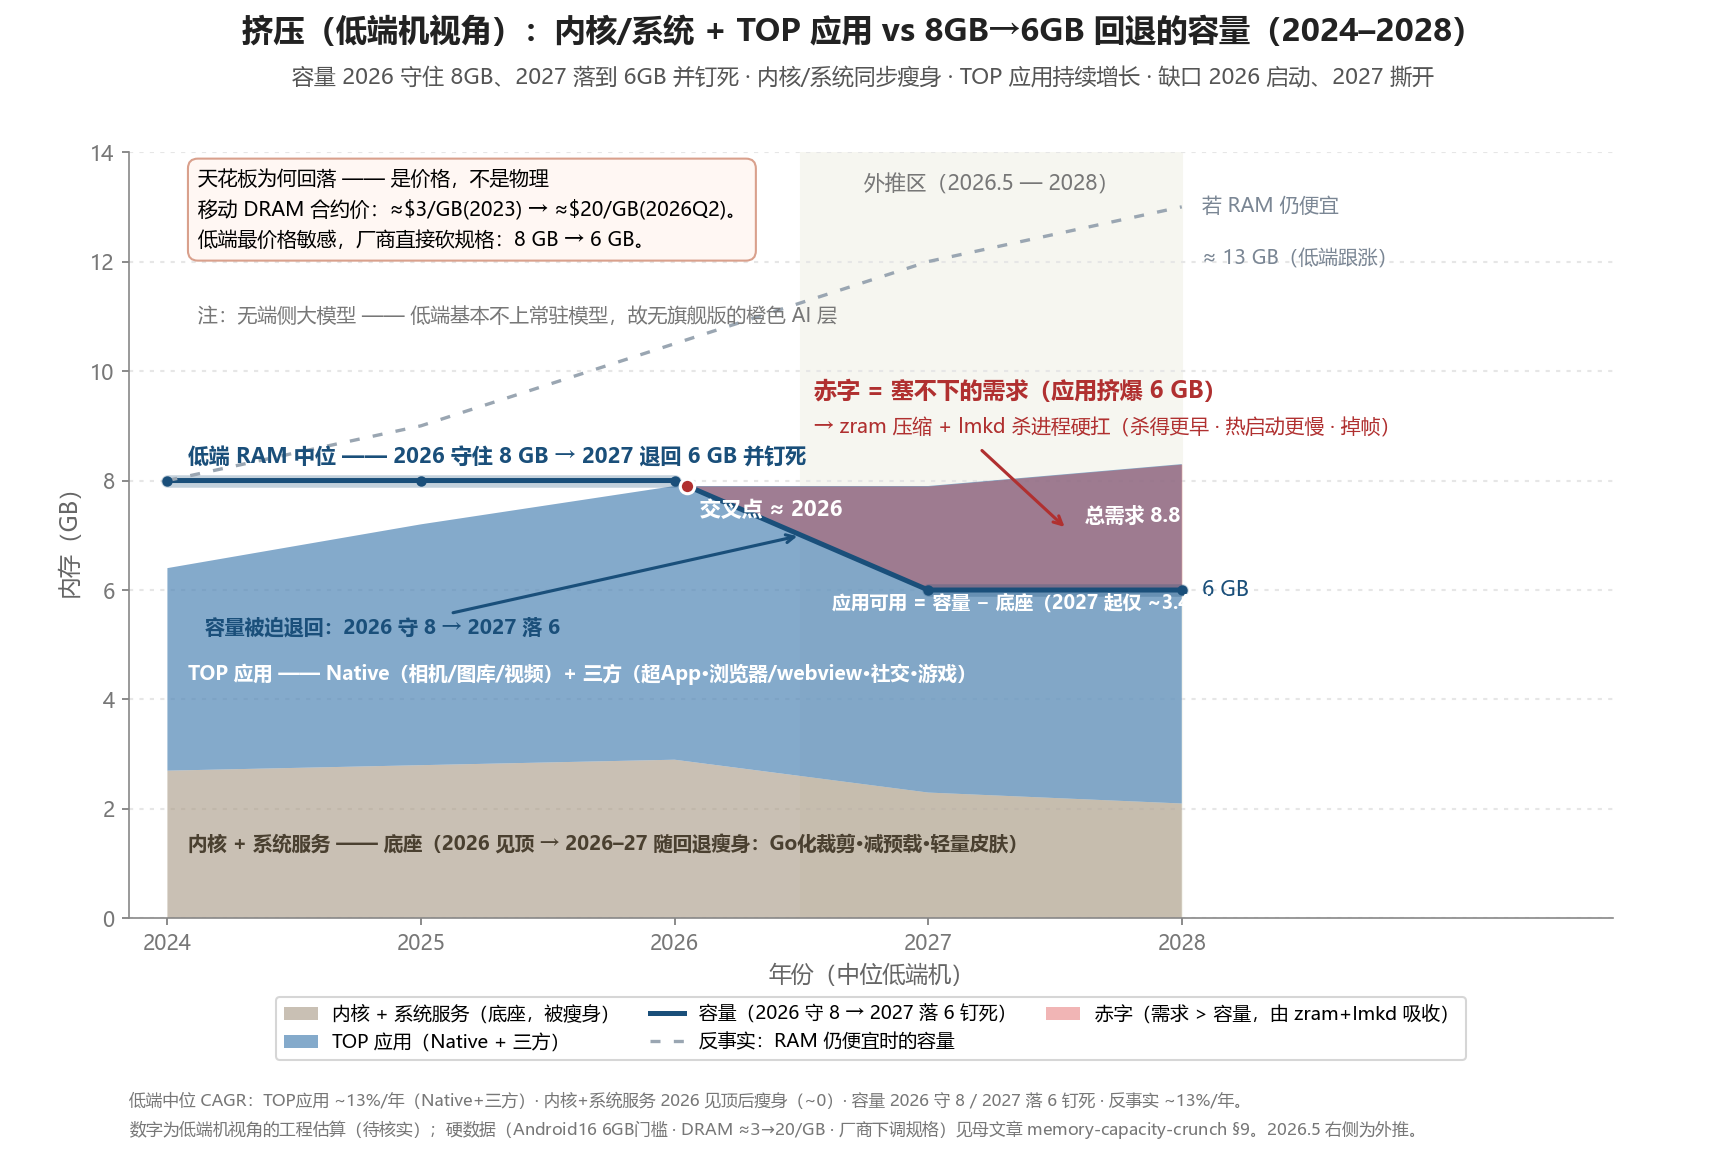

The Python source for this figure:
#!/usr/bin/env python3
# -*- coding: utf-8 -*-
"""
绘制「低端机视角」——低端 / 入门 Android 机的内存需求（内核+系统服务 + TOP 应用，
**不含端侧大模型**）vs 被价格 2026 守 8GB、2027 退回 6GB 并钉死的容量。低端机版，
对照旗舰版 memory-capacity-crunch-conflict。

需求自下而上堆叠两层：①内核+系统服务（底座，2026 见顶后随回退瘦身）、②TOP 应用
（Native 相机/图库/视频 + 三方超App/浏览器/社交/游戏，合并为一层）。两层之和即总需求，
与容量线对比：高出容量的部分就是赤字（由 zram 压缩 + lmkd 杀进程吸收）。

运行:
    pip install matplotlib numpy
    python memory-capacity-crunch-lowend-conflict.py
输出: 脚本所在目录下 memory-capacity-crunch-lowend-conflict.png / .svg

数字说明: 容量与工作集中位线均为**低端机视角的工程估算（待核实）**，锚定母文章已核实的
硬数据 —— Android 16 完整版门槛 6GB；移动 DRAM 合约价 ≈$3/GB(2023) → ≈$20/GB(2026Q2)；
厂商在涨价下"下调规格"。见 surveys/memory-capacity-crunch-CN.md §9。

中文字体: 下方 rcParams 已配置常见 CJK 字体回退链；若显示成方块，把系统中文字体名
加到 font.sans-serif 最前面（Windows 一般 'Microsoft YaHei'）。
"""

import os
import numpy as np
import matplotlib
import matplotlib.pyplot as plt
from matplotlib.patches import Patch
from matplotlib.lines import Line2D

# ---------------------------------------------------------------- 字体 / 全局样式（与旗舰版一致）
matplotlib.rcParams["font.sans-serif"] = [
    "Microsoft YaHei", "SimHei", "PingFang SC", "Noto Sans CJK SC",
    "Source Han Sans SC", "WenQuanYi Zen Hei", "sans-serif",
]
matplotlib.rcParams["axes.unicode_minus"] = False   # 负号用 ASCII，避免缺字
matplotlib.rcParams["svg.fonttype"] = "none"        # SVG 里保留文字（不转路径），可后期编辑

# ---------------------------------------------------------------- 配色
C_SYS    = "#a99a86"   # 内核 + 系统服务（底座，taupe）
C_APPS   = "#5589b8"   # TOP 应用（Native + 三方，合并为一层，蓝）
C_CAP    = "#1a4f7a"   # 容量（深蓝）
C_COUNTER= "#9aa6b2"   # 反事实（灰）
C_DEF    = "#d62828"   # 赤字（红）
C_CROSS  = "#b03030"   # 交叉点 / 赤字标注
C_PROJ   = "#f6f6f0"   # 外推区底色
C_TXT    = "#333333"
C_MUTED  = "#777777"

# ---------------------------------------------------------------- 数据（中位低端机，单位 GB；均为估算·待核实）
years     = np.array([2024, 2025, 2026, 2027, 2028], dtype=float)
native    = np.array([1.5, 1.7, 1.9, 2.1, 2.3])          # TOP-Native：相机/图库/视频（常驻大头）
third     = np.array([2.2, 2.7, 3.1, 3.5, 3.9])          # TOP-三方：超App/浏览器/社交/游戏
apps      = native + third                                # TOP 应用合计（合并为一层）= [3.7,4.4,5.0,5.6,6.2]
sys_floor = np.array([2.7, 2.8, 2.9, 2.3, 2.1])          # 内核+系统服务：2026 见顶，随回退（2026→2027）瘦身
capacity  = np.array([8.0, 8.0, 8.0, 6.0, 6.0])          # 容量：2026 守住 8 → 2027 退回 6 并钉死
demand    = sys_floor + apps                              # 总需求 = 底座 + TOP应用 = [6.4,7.2,7.9,8.2,8.8]
counterfactual = np.array([8.0, 9.0, 10.5, 12.0, 13.0])  # 反事实：若 RAM 仍便宜，低端也会跟着爬

PROJ_START = 2026.5   # 外推区起点


def first_crossing(x, upper, lower):
    """返回 upper 由下方穿到 lower 上方的首个交点 (x, y)。"""
    d = upper - lower
    for i in range(len(x) - 1):
        if d[i] <= 0 <= d[i + 1]:
            t = (0 - d[i]) / (d[i + 1] - d[i])
            return x[i] + t * (x[i + 1] - x[i]), lower[i] + t * (lower[i + 1] - lower[i])
    return None


x_cross, y_cross = first_crossing(years, demand, capacity)   # ≈ (2026.04, 7.91)

# ---------------------------------------------------------------- 画布
fig = plt.figure(figsize=(11.5, 7.8))
ax = fig.add_axes([0.075, 0.215, 0.86, 0.655])  # [left, bottom, width, height]

# 外推区底色（最底层）
ax.axvspan(PROJ_START, years[-1], color=C_PROJ, zorder=0)
ax.text((PROJ_START + years[-1]) / 2, 13.6, "外推区（2026.5 — 2028）",
        ha="center", va="top", fontsize=10, color=C_MUTED, zorder=1)

# 网格（数据之下）
ax.set_axisbelow(True)
ax.grid(axis="y", linestyle=(0, (2, 3)), color="#e6e6e6", linewidth=1)

# ---------------------------------------------------------------- 需求堆叠（自下而上）：内核+系统服务 → TOP应用
polys = ax.stackplot(years, sys_floor, apps, colors=[C_SYS, C_APPS], zorder=2)
polys[0].set_alpha(0.62)   # 内核+系统服务（底座）
polys[1].set_alpha(0.72)   # TOP 应用

# ---------------------------------------------------------------- 赤字楔形：总需求 > 容量（顶破天花板的部分）
ax.fill_between(years, demand, capacity, where=(demand >= capacity),
                interpolate=True, color=C_DEF, alpha=0.34, linewidth=0, zorder=3)

# ---------------------------------------------------------------- 容量线（2026 守 8 → 2027 退 6）+ 两段平台高亮
ax.plot(years[:3], capacity[:3], color=C_CAP, linewidth=6, alpha=0.26,
        solid_capstyle="round", zorder=3)                  # 2024–26 守住 8
ax.plot(years[3:], capacity[3:], color=C_CAP, linewidth=6, alpha=0.26,
        solid_capstyle="round", zorder=3)                  # 2027–28 钉死 6
ax.plot(years, capacity, color=C_CAP, linewidth=2.4, zorder=4)
ax.scatter(years, capacity, s=16, color=C_CAP, zorder=5)

# 反事实线（RAM 仍便宜）
ax.plot(years, counterfactual, color=C_COUNTER, linewidth=1.6,
        linestyle=(0, (3, 4)), zorder=4)

# 交叉点（总需求顶到容量）
ax.scatter([x_cross], [y_cross], s=48, color=C_CROSS, edgecolor="white",
           linewidth=1.5, zorder=6)
ax.text(2026.1, 7.35, "交叉点 ≈ 2026", fontsize=10,
        fontweight="bold", color="white", zorder=7)

# 8→6 回落标注（指向 2026→2027 陡降段）
ax.annotate("容量被迫退回：2026 守 8 → 2027 落 6", xy=(2026.5, 7.0), xytext=(2024.15, 5.2),
            fontsize=9.5, fontweight="bold", color=C_CAP,
            arrowprops=dict(arrowstyle="->", color=C_CAP, linewidth=1.5), zorder=7)

# ---------------------------------------------------------------- 系列内联标注
ax.text(2024.08, 1.25, "内核 + 系统服务 —— 底座（2026 见顶 → 2026–27 随回退瘦身：Go化裁剪·减预载·轻量皮肤）",
        fontsize=9.3, color="#4a4030", fontweight="bold", zorder=7)
ax.text(2024.08, 4.35, "TOP 应用 —— Native（相机/图库/视频）+ 三方（超App·浏览器/webview·社交·游戏）",
        fontsize=9.3, color="white", fontweight="bold", zorder=7)
ax.text(2024.08, 8.32, "低端 RAM 中位 —— 2026 守住 8 GB → 2027 退回 6 GB 并钉死",
        fontsize=10, fontweight="bold", color=C_CAP, zorder=7)

# 无大模型说明（旗舰版那条橙色 AI 层在这里消失）
ax.text(2024.12, 10.9, "注：无端侧大模型 —— 低端基本不上常驻模型，故无旗舰版的橙色 AI 层",
        fontsize=9.5, color=C_MUTED, zorder=7)

# 右侧端点标注
ax.text(2028.08, 6.0, "6 GB", fontsize=10, color=C_CAP, va="center")
ax.text(2027.62, 7.35, "总需求 8.8 GB", fontsize=9.5, color="white", va="center", fontweight="bold", zorder=7)
ax.text(2028.08, 13.0, "若 RAM 仍便宜", fontsize=9.5, color="#7a8694", va="center")
ax.text(2028.08, 12.05, "≈ 13 GB（低端跟涨）", fontsize=9.5, color="#7a8694", va="center")

# 赤字标注 + 指向楔形的箭头
ax.text(2026.55, 9.5, "赤字 = 塞不下的需求（应用挤爆 6 GB）",
        fontsize=11, fontweight="bold", color=C_CROSS, zorder=7)
ax.text(2026.55, 8.85, "→ zram 压缩 + lmkd 杀进程硬扛（杀得更早 · 热启动更慢 · 掉帧）",
        fontsize=9.5, color=C_CROSS, zorder=7)
ax.annotate("", xy=(2027.55, 7.1), xytext=(2027.2, 8.6),
            arrowprops=dict(arrowstyle="->", color=C_CROSS, linewidth=1.5), zorder=7)

# 应用可用提示（容量与底座之间的余量，2027 起被压到很小）
ax.text(2026.62, 5.65, "应用可用 = 容量 − 底座（2027 起仅 ~3.4 GB）",
        fontsize=9, color="white", fontweight="bold", zorder=7)

# 价格说明框（左上空白区）
callout = ("天花板为何回落 —— 是价格，不是物理\n"
           "移动 DRAM 合约价：≈\\$3/GB(2023) → ≈\\$20/GB(2026Q2)。\n"
           "低端最价格敏感，厂商直接砍规格：8 GB → 6 GB。")
ax.text(2024.12, 13.7, callout, fontsize=9.5, va="top", ha="left", linespacing=1.6,
        bbox=dict(boxstyle="round,pad=0.5", facecolor="#fff7f3", edgecolor="#d9a08c"),
        zorder=8)

# ---------------------------------------------------------------- 坐标轴
ax.set_xlim(2023.85, 2029.7)
ax.set_ylim(0, 14)
ax.set_xticks(years)
ax.set_xticklabels([int(y) for y in years])
ax.set_yticks([0, 2, 4, 6, 8, 10, 12, 14])
ax.set_xlabel("年份（中位低端机）", fontsize=11, color="#666")
ax.set_ylabel("内存（GB）", fontsize=11, color="#666")
ax.tick_params(colors=C_MUTED)
for side in ("top", "right"):
    ax.spines[side].set_visible(False)
for side in ("left", "bottom"):
    ax.spines[side].set_color("#888")

# ---------------------------------------------------------------- 标题 / 副标题
fig.text(0.5, 0.965, "挤压（低端机视角）：内核/系统 + TOP 应用 vs 8GB→6GB 回退的容量（2024–2028）",
         ha="center", fontsize=15, fontweight="bold", color="#222")
fig.text(0.5, 0.928, "容量 2026 守住 8GB、2027 落到 6GB 并钉死 · 内核/系统同步瘦身 · TOP 应用持续增长 · 缺口 2026 启动、2027 撕开",
         ha="center", fontsize=10.5, color="#555")

# ---------------------------------------------------------------- 图例（坐标轴下方）
handles = [
    Patch(facecolor=C_SYS,  alpha=0.62, label="内核 + 系统服务（底座，被瘦身）"),
    Patch(facecolor=C_APPS, alpha=0.72, label="TOP 应用（Native + 三方）"),
    Line2D([0], [0], color=C_CAP, lw=2.4, label="容量（2026 守 8 → 2027 落 6 钉死）"),
    Line2D([0], [0], color=C_COUNTER, lw=1.6, linestyle=(0, (3, 4)), label="反事实：RAM 仍便宜时的容量"),
    Patch(facecolor=C_DEF, alpha=0.34, label="赤字（需求 > 容量，由 zram+lmkd 吸收）"),
]
ax.legend(handles=handles, loc="upper center", bbox_to_anchor=(0.5, -0.09),
          ncol=3, frameon=True, fontsize=9, handlelength=1.8, columnspacing=1.6)

# ---------------------------------------------------------------- 脚注
fig.text(0.075, 0.055,
         "低端中位 CAGR：TOP应用 ~13%/年（Native+三方）· 内核+系统服务 2026 见顶后瘦身（~0）· "
         "容量 2026 守 8 / 2027 落 6 钉死 · 反事实 ~13%/年。",
         fontsize=8, color=C_MUTED)
fig.text(0.075, 0.030,
         "数字为低端机视角的工程估算（待核实）；硬数据（Android16 6GB门槛 · DRAM ≈$3→$20/GB · 厂商下调规格）"
         "见母文章 memory-capacity-crunch §9。2026.5 右侧为外推。",
         fontsize=8, color=C_MUTED)

# ---------------------------------------------------------------- 输出（写到脚本所在目录，运行任一副本都会写到它自己旁边）
HERE = os.path.dirname(os.path.abspath(__file__))
fig.savefig(os.path.join(HERE, "memory-capacity-crunch-lowend-conflict.png"), dpi=150)
fig.savefig(os.path.join(HERE, "memory-capacity-crunch-lowend-conflict.svg"))
print("已输出 memory-capacity-crunch-lowend-conflict.png / .svg ->", HERE)
# plt.show()   # 交互查看可取消注释
